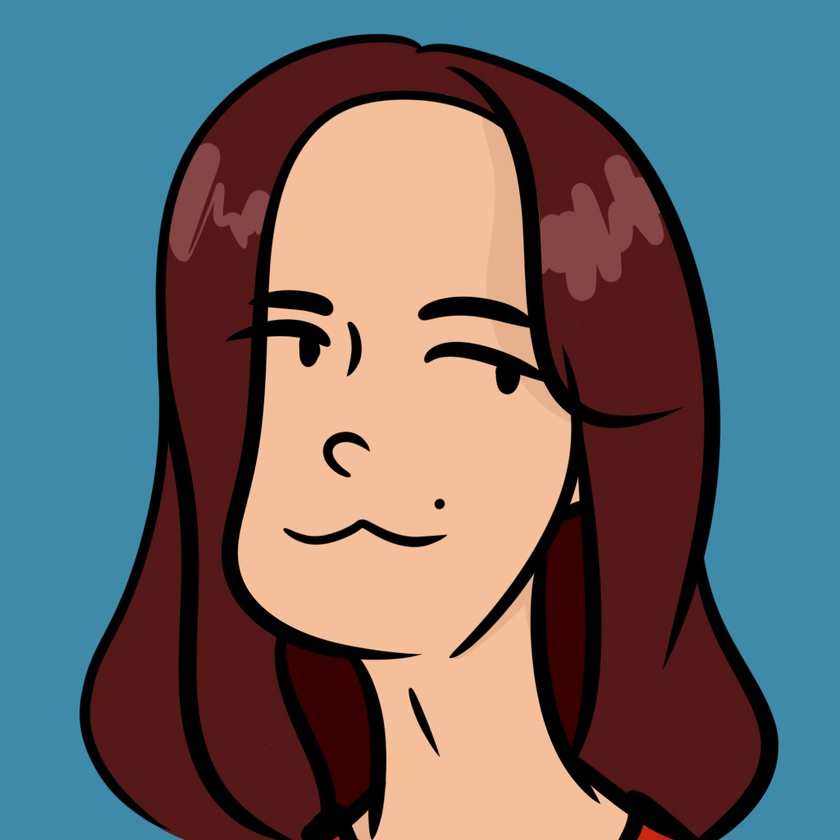
#> input picture L4. FD for Halftone image/1.jpg, 840 x 840 px, shrunk from 1024 x 1024 before the run; the run also reads 1 picture not shown here
$ python l4_imkhasina.py
#> lines starting #> are read from the running program, lines starting #| are printed output that depends on the picture; after the words box and inside, x2 and y2 are one past the last pixel; in counts of white or black regions, pixels touching at a corner belong together; long printed decimals are rounded
# -*- coding: utf-8 -*-
"""l4_imkhasina.ipynb

Automatically generated by Colaboratory.

Original file is located at
    https://colab.research.google.com/drive/1jrO7JhGnwntYKEx4HkGAf8JROfSV9a8q

Задание: Для полутонового изображения вычислить его размерность Минковского методом построения покрывала.
"""

import numpy as np
import scipy
import cv2
from google.colab.patches import cv2_imshow

def fractal_dimension(Z, threshold=0.6):
    def boxCounting(Z, k):
        S = np.add.reduceat(
            np.add.reduceat(Z, np.arange(0, Z.shape[0], k), axis=0),
                               np.arange(0, Z.shape[1], k), axis=1)
        count = 0
        for x in range(S.shape[0]):
            for y in range(S.shape[1]):
                if S[x][y] > 0 & S[x][y] < k * k:
                    count += 1;
        return count
    Z = (Z < threshold)
    p = min(Z.shape)
    n = 2**np.floor(np.log(p)/np.log(2))
    n = int(np.log(n)/np.log(2))
    sizes = 2**np.arange(n, 1, -1)
    counts = []
    for size in sizes:
        counts.append(boxCounting(Z, size))
    leastSquares = np.polyfit(np.log(sizes), np.log(counts), 1)
    return -leastSquares[0]

#???????????????????????????????????????????????????????????????????????
#для вычисления размерности мы и так в любом случае переводим в оттенки серого/монотонное изображение
#результат не меняется
originalImage = cv2.imread('1.jpg')
#> originalImage is the input picture: shape (840, 840, 3); mean B, G, R 107.7, 104.3, 105.3
grayImage = cv2.cvtColor(originalImage, cv2.COLOR_BGR2GRAY)
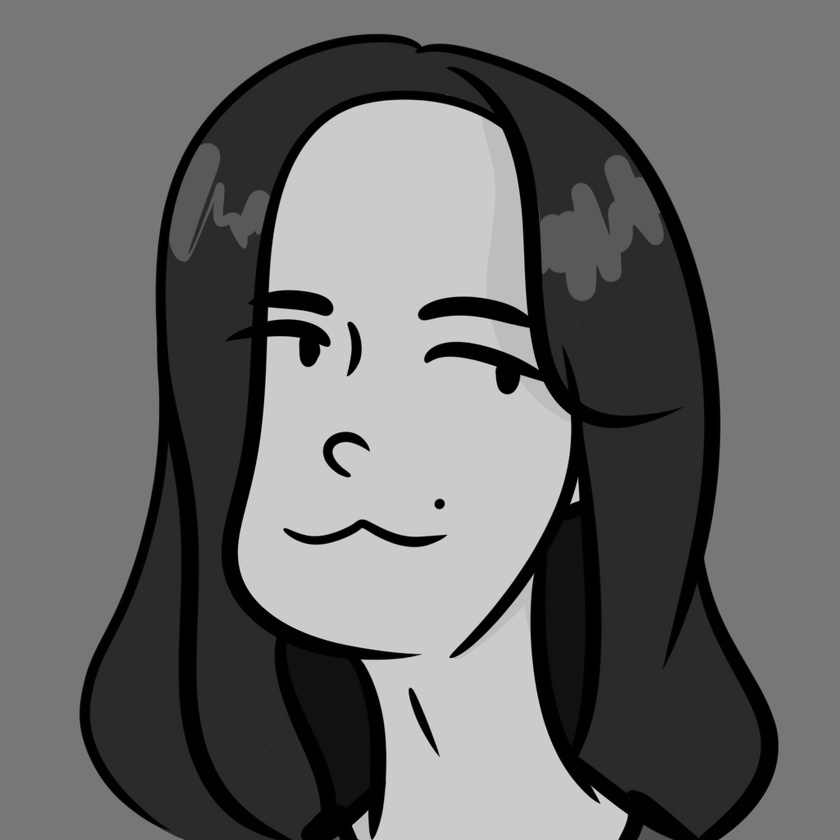
#> grayImage: shape (840, 840); min 0, max 220, mean 105
print("фрактальная размерность для оригинала:", fractal_dimension(grayImage))
#> in fractal_dimension, `Z = (Z < threshold)`:
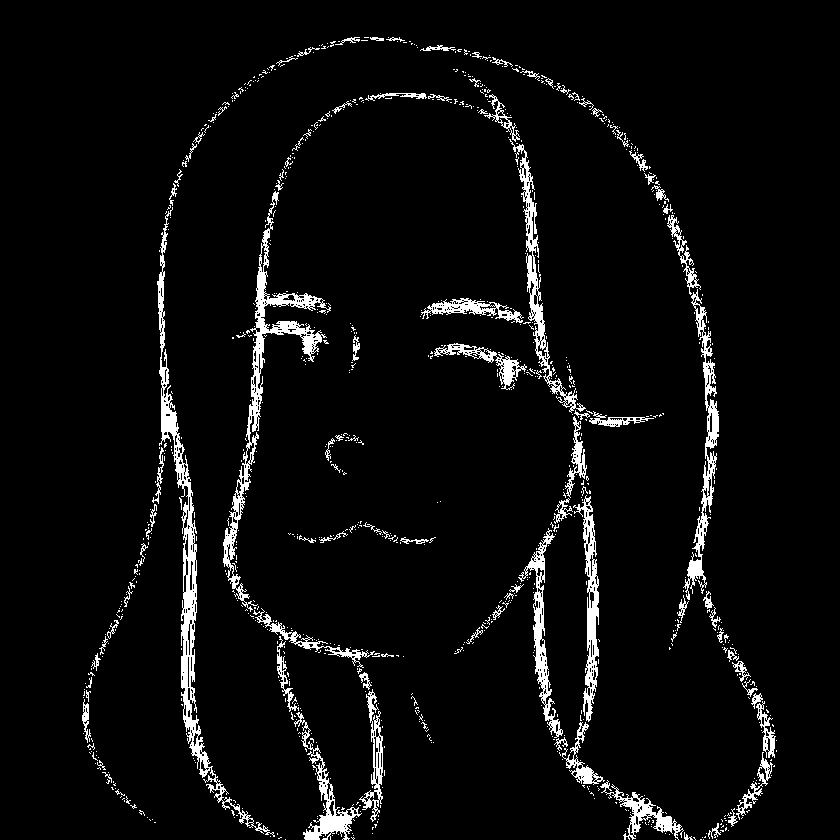
#> Z: shape (840, 840) bool; 4.8% white; 893 white regions (794 under 20 px), largest, box (x1, y1, x2, y2) and area: (157, 207, 275, 837) 5034, (223, 191, 331, 612) 4238, (683, 289, 719, 600) 2337
#> the loop in fractal_dimension, `for size in sizes:` made 8 passes
#> S in boxCounting on pass 1: [[9627, 6773], [9360, 8102]]
#> after the loop in fractal_dimension, `for size in sizes:`: counts = [4, 14, 39, 113, 278, 652, 1693, 4839]
#> in fractal_dimension, `leastSquares = np.polyfit(np.log(sizes), np.log(counts), 1)`: leastSquares = [-1.43, 10.49]
#| фрактальная размерность для оригинала: 1.426
cv2.imwrite("gs.jpg", grayImage)
originalImage = cv2.imread('1.png')
grayImage = cv2.cvtColor(originalImage, cv2.COLOR_BGR2GRAY)
print("фрактальная размерность полутонового: ", fractal_dimension(grayImage))
#> call 2 of fractal_dimension, with threshold = 0.6
#> in fractal_dimension (call 2), `Z = (Z < threshold)`:
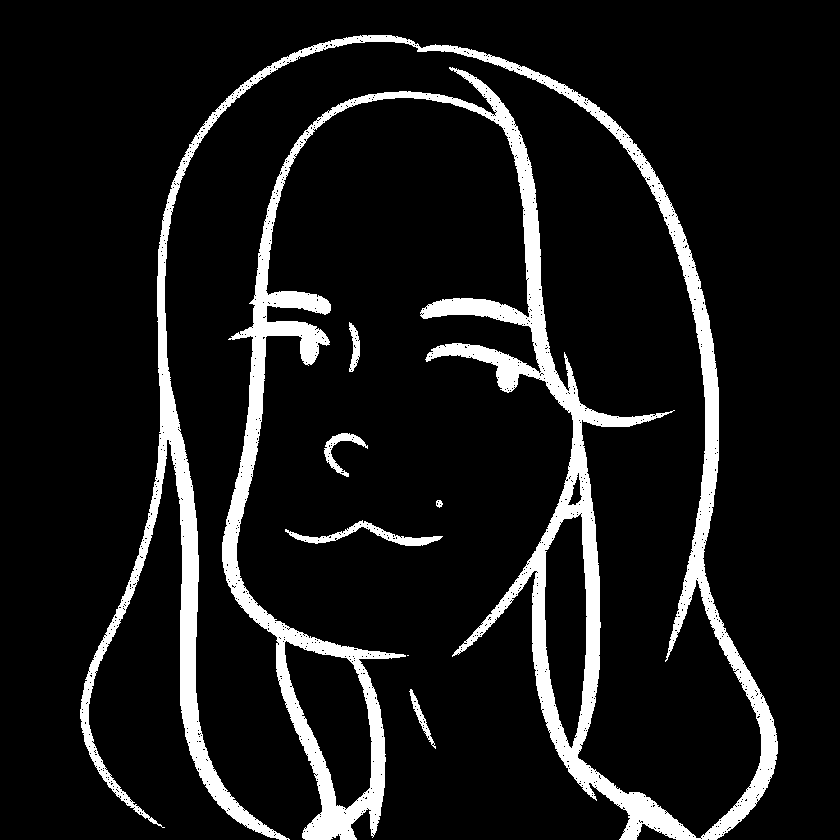
#> Z: shape (840, 840) bool; 10% white; 7 white regions (1 under 20 px), largest, box (x1, y1, x2, y2) and area: (80, 35, 778, 840) 68249, (285, 520, 443, 546) 1036, (324, 433, 368, 477) 519, (349, 322, 360, 372) 306, (409, 689, 436, 749) 304, (436, 500, 443, 508) 38
#> the loop in fractal_dimension (call 2), `for size in sizes:` made 8 passes
#> S in boxCounting on pass 1: [[20307, 14297], [19921, 15929]]
#> after the loop in fractal_dimension (call 2), `for size in sizes:`: counts = [4, 14, 39, 114, 293, 706, 1931, 5866]
#> in fractal_dimension (call 2), `leastSquares = np.polyfit(np.log(sizes), np.log(counts), 1)`: leastSquares = [-1.47, 10.7]
#| фрактальная размерность полутонового:  1.465
cv2.imwrite("gs1.jpg", grayImage)
